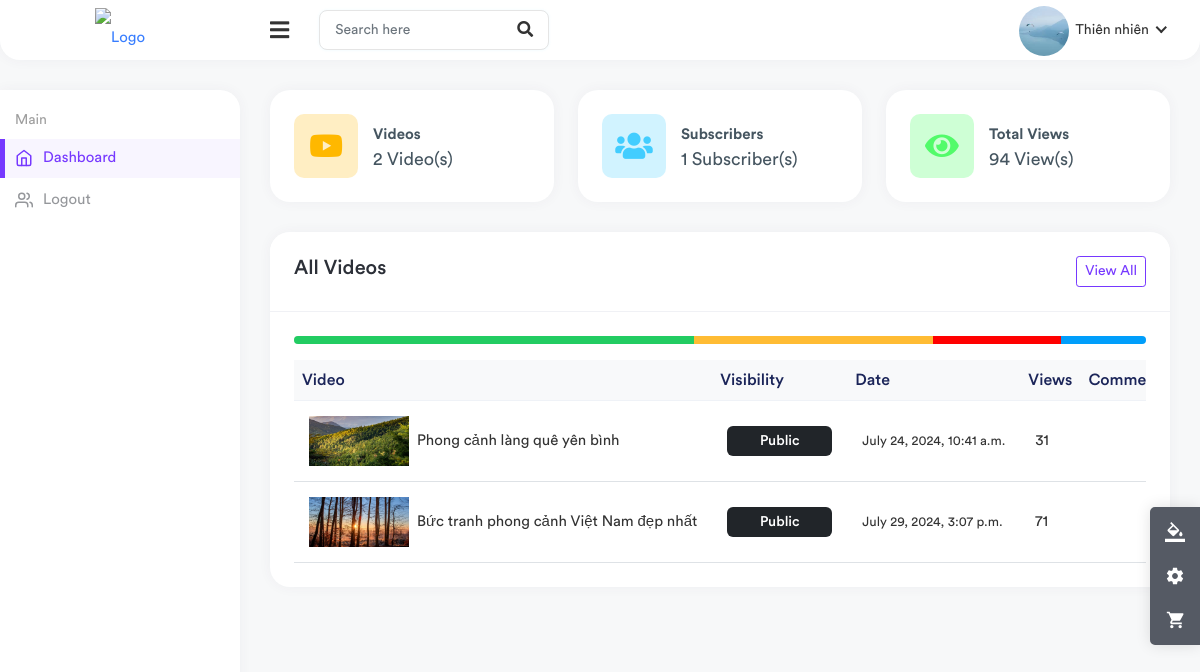
/studio/ (signed in), run on an earlier commit of the app's database.
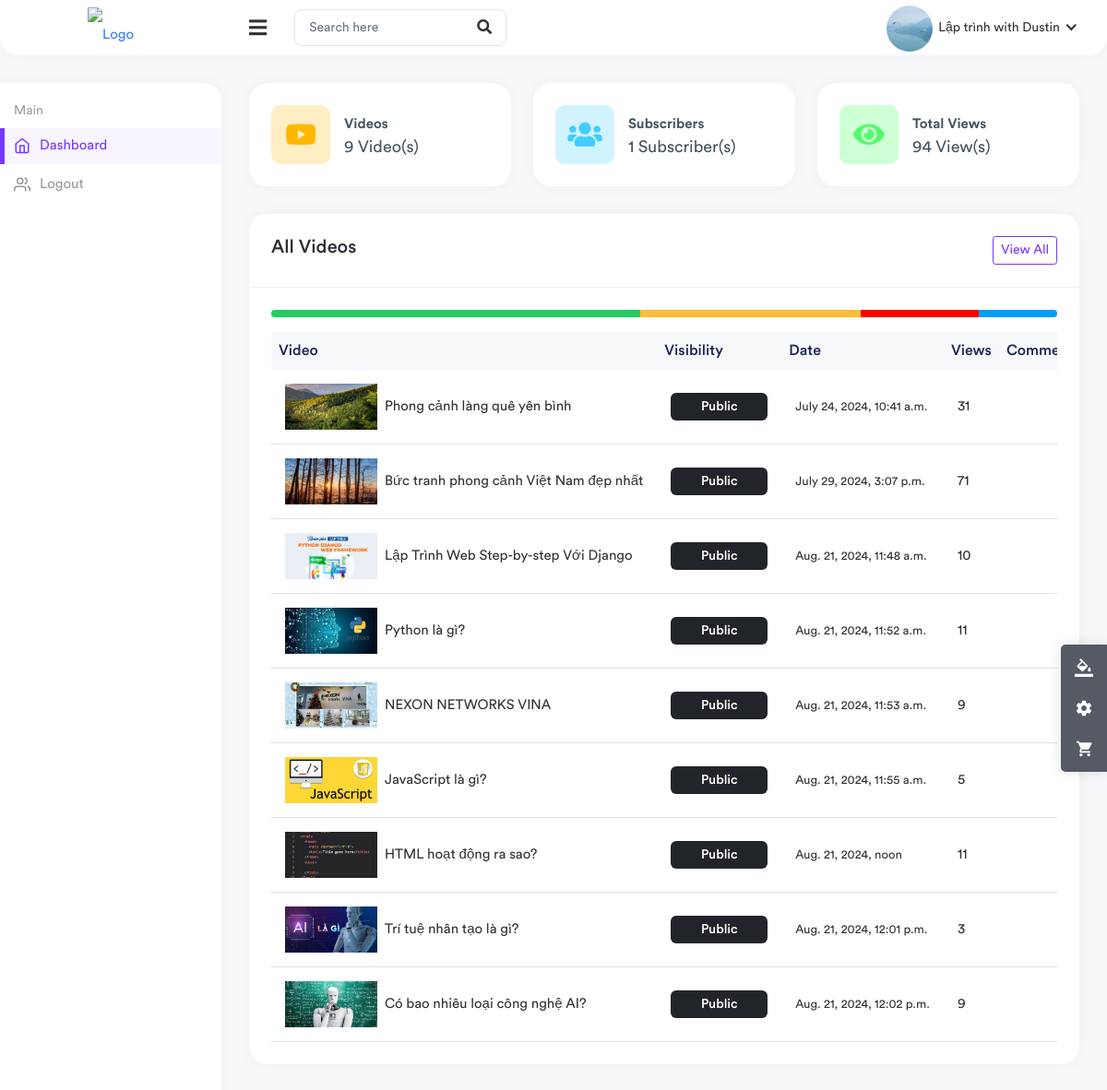
And on a later commit of the database.
### channel/models.py (models this page shows, shortened)
class Channel(models.Model):
  channel_art = models.ImageField(upload_to=user_directory_path, null=True, blank=True)
  image = models.ImageField(upload_to=user_directory_path, null=True, blank=True)
  full_name = models.CharField(max_length=200)
  channel_name = models.CharField(max_length=200)
  description = models.TextField(null=True, blank=True)
  keywords = TaggableManager()
  joined = models.DateTimeField(auto_now_add=True)
  status = models.CharField(choices=STATUS, max_length=100, default="active")
  user = models.OneToOneField(User, on_delete=models.SET_NULL, null=True, related_name="channel")
  subscribers = models.ManyToManyField(User, related_name="user_subs")
  verified = models.BooleanField(default=False)
  total_views = models.IntegerField(default=0)
  business_email = models.EmailField(null=True, blank=True)
  make_business_email_public = models.BooleanField(default=False)
  business_location = models.CharField(null=True, blank=True, max_length=500)
  make_business_location_public = models.BooleanField(default=False)
  website = models.URLField(default="https://my-website.com/")
  instagram = models.URLField(default="https://instagram.com/")
  facebook = models.URLField(default="https://facebook.com/")
  twitter = models.URLField(default="https://twitter.com/")

### core/models.py (models this page shows, shortened)
class Video(models.Model):
  video = models.FileField(upload_to=user_directory_path)
  image = models.ImageField(upload_to=user_directory_path, null=True, blank=True)
  title = models.CharField(max_length=100)
  description = models.TextField(null=True, blank=True)
  tags = TaggableManager()
  date = models.DateTimeField(auto_now_add=True)
  visibility = models.CharField(choices=VISIBILITY, max_length=100, default="public")
  user = models.ForeignKey(User, on_delete=models.SET_NULL, null=True)
  views = models.PositiveIntegerField(default=0)
  likes = models.ManyToManyField(User, related_name="likes")
  featured = models.BooleanField(default=False)

### useradmin/views.py (the view)
# urls.py: path("", views.studio, name="studio"),
@login_required
def studio(request):
  user = request.user
  channel = Channel.objects.get(user=user)
  videos = Video.objects.filter(user=user)
  context = {
    "user":user,
    "channel":channel,
    "videos":videos,
  }
  return render(request, "useradmin/studio.html", context)

### templates/useradmin/studio.html (shortened to what the changed rows need)
{% load static %}
<!DOCTYPE html>
<html lang="en">
  <head>
    <link rel="stylesheet" href="{% static 'assets/css/bootstrap.min.css' %}" />
    <link rel="stylesheet" href="{% static 'assets/plugins/fontawesome/css/fontawesome.min.css' %}" />
    <link rel="stylesheet" href="{% static 'assets/plugins/fontawesome/css/all.min.css' %}" />
    <link rel="stylesheet" href="{% static 'assets/css/style.css' %}" />
</head>
<body class="nk-body bg-lighter npc-default has-sidebar no-touch nk-nio-theme">
  <div class="main-wrapper">
    <div class="header header-one">
      <ul class="nav nav-tabs user-menu">
          <li class="nav-item dropdown has-arrow main-drop">
              <a href="#" class="dropdown-toggle nav-link" data-bs-toggle="dropdown">
                  <span class="user-img">
                      <img src="{{ channel.image.url }}" style="width: 50px; height: 50px; object-fit: cover;" alt="" />
                  </span>
                  <span>{{ channel.channel_name }}</span>
              </a>
          </li>
      </ul>
  </div>
  <div class="page-wrapper">
    <div class="content container-fluid">
        <div class="row">
            <div class="col-xl-4 col-sm-6 col-12">
                <div class="card">
                    <div class="card-body">
                        <div class="dash-widget-header">
                            <div class="dash-count">
                                <div class="dash-counts">
                                    <p>{{videos.count}} Video(s)</p>
                                </div>
                            </div>
                        </div>
                    </div>
                </div>
            </div>
            <div class="col-xl-4 col-sm-6 col-12">
                <div class="card">
                    <div class="card-body">
                        <div class="dash-widget-header">
                            <div class="dash-count">
                                <div class="dash-counts">
                                    <p>{{channel.subscribers.all.count}} Subscriber(s)</p>
                                </div>
                            </div>
                        </div>
                    </div>
                </div>
            </div>
            <div class="col-xl-4 col-sm-6 col-12">
                <div class="card">
                    <div class="card-body">
                        <div class="dash-widget-header">
                            <div class="dash-count">
                                <div class="dash-counts">
                                    <p>{{channel.total_views}} View(s)</p>
                                </div>
                            </div>
                        </div>
                    </div>
                </div>
            </div>
        </div>
        <div class="row">
            <div class="col-md-12 col-lg-12 col-sm-12">
                <div class="card">
                    <div class="card-body">
                        <div class="table-responsive">
                            <table class="table table-stripped table-hover">
                                <thead class="thead-light">
                                    <tr>
                                        <th>Video</th>
                                        <th>Visibility</th>
                                        <th>Date</th>
                                        <th>Views</th>
                                        <th>Comments</th>
                                    </tr>
                                </thead>
                                <tbody>
                                    {% for v in videos %}
                                    <tr>
                                        <td>
                                            <h2 class="table-avatar">
                                                <a href="{% url 'video-detail' v.id  %}"><img class="avatar avatar-sm me-2 avatar-img roundded-circle" style="width: 100px; height: 50px; object-fit: cover;" src="{{ v.image.url }}" alt="User Image" />{{v.title|truncatechars:40}}</a>
                                            </h2>
                                        </td>
                                        <td><span class="badge bg-dark">{{ v.visibility|title }}</span></td>
                                        <td><small>{{ v.date }}</small></td>
                                        <td>{{ v.views }}</td>
                                        <td>{{ v.comment.all.count }}</td>
                                    </tr>
                                    {% endfor %}
                                </tbody>
                            </table>
                        </div>
                    </div>
                </div>
            </div>
        </div>
    </div>
</div>
  </div>
</body>
</html>

What changed in the data, as far as the page shows it:
changed Channel: channel_name "Thiên nhiên" → "Lập trình with Dustin"
added Video: image (picture), title "Lập Trình Web Step-by-step Với Django", visibility "Public", date "Aug. 21, 2024, 11:48 a.m.", views "10"
added Video: image (picture), title "Python là gì?", visibility "Public", date "Aug. 21, 2024, 11:52 a.m.", views "11"
added Video: image (picture), title "NEXON NETWORKS VINA", visibility "Public", date "Aug. 21, 2024, 11:53 a.m.", views "9"
added Video: image (picture), title "JavaScript là gì?", visibility "Public", date "Aug. 21, 2024, 11:55 a.m.", views "5"
added Video: image (picture), title "HTML hoạt động ra sao?", visibility "Public", date "Aug. 21, 2024, noon", views "11"
added Video: image (picture), title "Trí tuệ nhân tạo là gì?", visibility "Public", date "Aug. 21, 2024, 12:01 p.m.", views "3"
added Video: image (picture), title "Có bao nhiêu loại công nghệ AI?", visibility "Public", date "Aug. 21, 2024, 12:02 p.m.", views "9"
Also different on the page:
{{ videos.count }}: "2" → "9"
